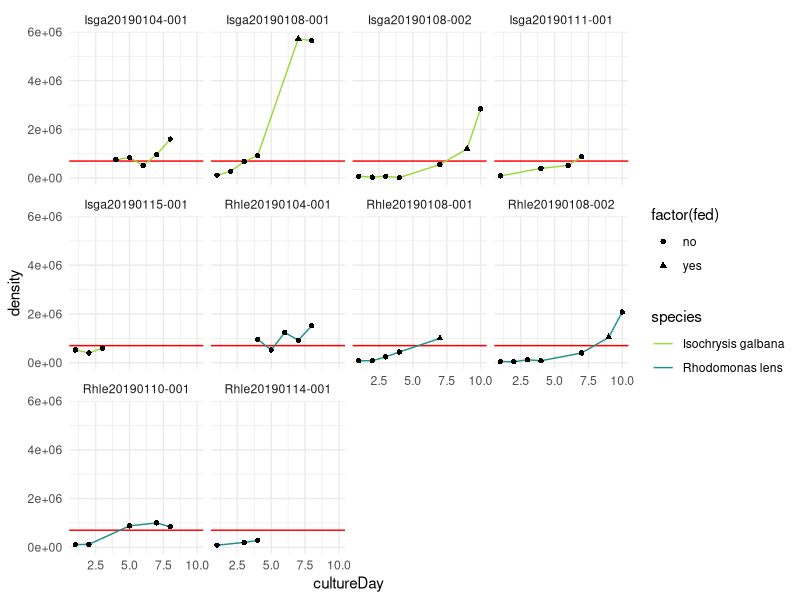
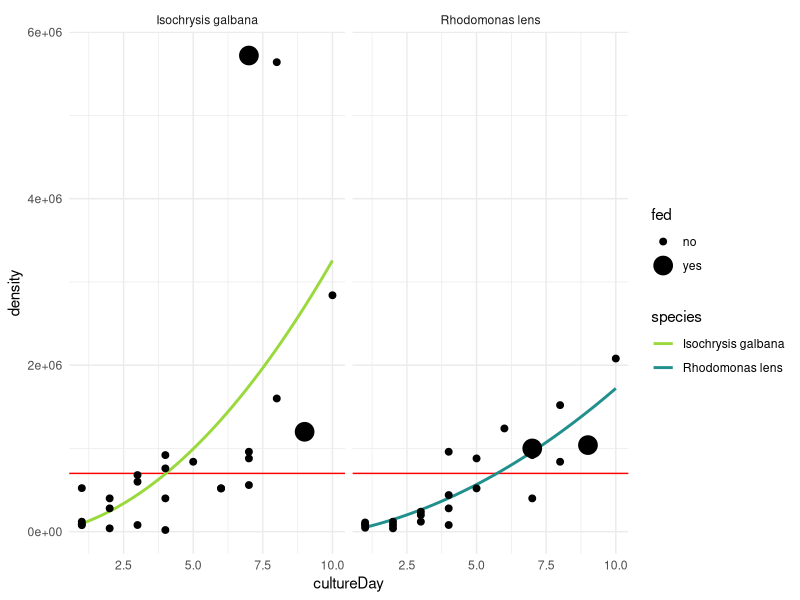

Generate these figures, in order, with R:
###################################################################################
#                                                                                ##
# Algal Culture                                                                  ##
# Data are current as of 2019-01-15                                              ##
# Data source: Oregon Institute of Marine Biology                                ##
# R code prepared by Ross Whippo                                                 ##
# Last updated 2019-01-15                                                        ##
#                                                                                ##
###################################################################################

# SUMMARY:
# Code to visualize and analyse algal cultures grown to feed larval Strongylocentrotus
# purpuratus for Ross Whippo's winter 2019 lab rotation with Richard Emlet.

# Required Files (check that script is loading latest version):
# Algal-Culture-Log.csv

# Associated Scripts:
# None

# TO DO

###################################################################################
# TABLE OF CONTENTS                                                               #
#                                                                                 #
# RECENT CHANGES TO SCRIPT                                                        #
# LOAD PACKAGES                                                                   #
# READ IN AND PREPARE DATA                                                        #
# MANIPULATE DATA                                                                 #   
#                                                                                 #
###################################################################################

###################################################################################
# RECENT CHANGES TO SCRIPT                                                        #
###################################################################################

# 2019-01-15 Script created.

###################################################################################
# LOAD PACKAGES                                                                   #
###################################################################################

library(tidyverse)
library(ggplot2)
library(viridis)

###################################################################################
# READ IN AND PREPARE DATA                                                        #
###################################################################################

algal_culture <- read.csv("Algal-Culture-Log.csv")

str(algal_culture)

# Add 'fed' factor to identify cultures fed to urchins in plots
algal_culture$fed <- ifelse(algal_culture$quantityFed > 1, 'yes')
algal_culture$fed[is.na(algal_culture$fed)] <- "no"

###################################################################################
# MANIPULATE DATA                                                                 #
###################################################################################

ggplot(data = algal_culture, aes(x = cultureDay, y = density)) +
  geom_hline(yintercept = 700000, color = "red") +
  geom_line(aes(color = species)) +
  geom_point(aes(shape = factor(fed))) +
  facet_wrap(~cultureID) +
  #ylim(0,1700000) +
  scale_color_viridis(discrete = TRUE, option = "D", begin = 0.85, end = 0.5) +
  theme_minimal() 
  
ggplot(data = algal_culture, aes(x = cultureDay, y = density)) +
  geom_hline(yintercept = 700000, color = "red") +
  geom_smooth(aes(color = species), se = FALSE, method = "lm", formula = y ~ x + I(x^2)) +
  geom_point(aes(size = fed)) +
  facet_grid(~species) +
  #ylim(0,1700000) +
  scale_color_viridis(discrete = TRUE, option = "D", begin = 0.85, end = 0.5) +
  theme_minimal() 


############### SUBSECTION HERE

#####
#<<<<<<<<<<<<<<<<<<<<<<<<<<END OF SCRIPT>>>>>>>>>>>>>>>>>>>>>>>>#